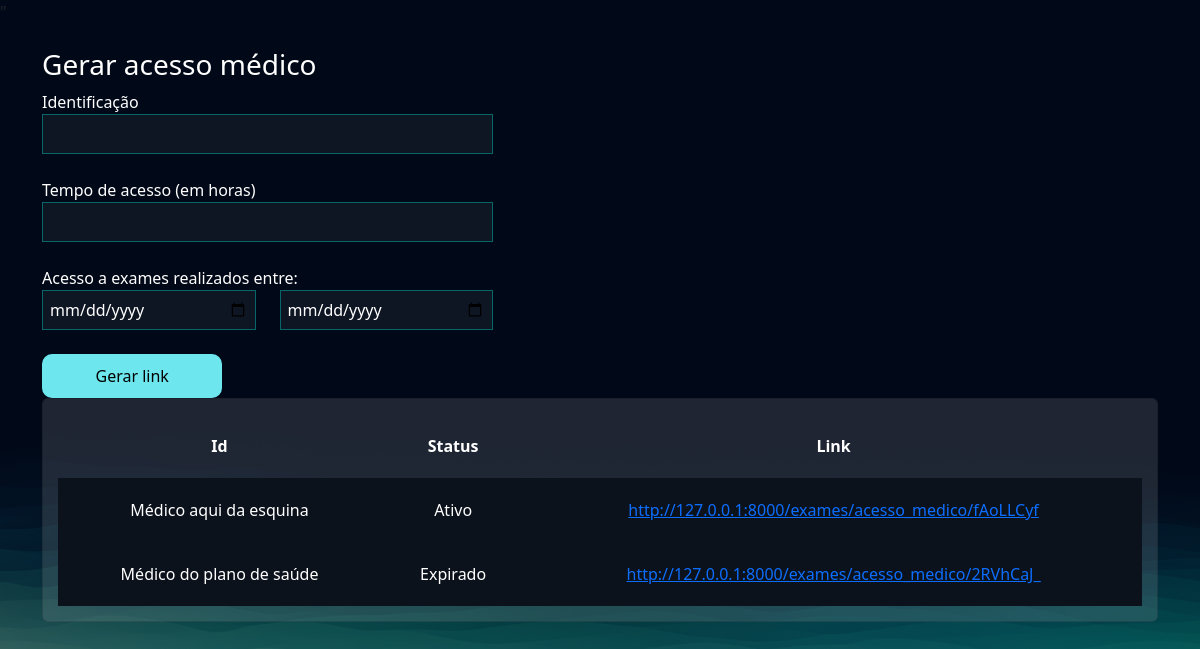
/exames/gerar_acesso_medico/ (signed in), run on the app's committed database.
### exames/models.py (models this page shows, shortened)
class AcessoMedico(models.Model):
    usuario = models.ForeignKey(User, on_delete=models.DO_NOTHING)
    identificacao = models.CharField(max_length=50)
    tempo_de_acesso = models.IntegerField() # Em horas
    criado_em = models.DateTimeField()
    data_exames_iniciais = models.DateField()
    data_exames_finais = models.DateField()
    token = models.CharField(max_length=20, null=True, blank=True)
    @property
    def status(self):
        return 'Expirado' if timezone.now() > (self.criado_em + timedelta(hours=self.tempo_de_acesso)) else 'Ativo'
    @property
    def url(self):
        return f'http://127.0.0.1:8000/exames/acesso_medico/{self.token}'

### exames/views.py (the view, shortened to what this page needs)
# urls.py: path('gerar_acesso_medico/', views.gerar_acesso_medico, name="gerar_acesso_medico"),
@login_required
def gerar_acesso_medico(request):
    if request.method == 'GET':
        acesso_medico = AcessoMedico.objects.filter(usuario=request.user)
        return render(request, 'gerar_acesso_medico.html', {'acesso_medico': acesso_medico})

### exames/templates/gerar_acesso_medico.html (shortened to what this page needs)
{% extends "bases/base.html" %}
{% load static %}
{% block 'head' %}
    <link href="{% static 'exames/css/css.css' %}" rel="stylesheet">
    <link href="{% static 'exames/css/gerenciar_pedidos.css' %}" rel="stylesheet">
{% endblock 'head' %}
{% block 'conteudo' %}
    <br>
    <br>
    <div class="container">
        <div class="row">
            <div class="col-md-5">
                <h3>Gerar acesso médico</h3>
                <form action="{% url "gerar_acesso_medico" %}" method="POST">{% csrf_token %}
                    <label for="">Identificação</label>
                    <br>
                    <input style="width: 100%" type="text" name="identificacao" id="" class="input-default">
                    <br>
                    <br>
                    <label for="">Tempo de acesso (em horas)</label>
                    <br>
                    <input style="width: 100%" type="number" name="tempo_de_acesso" id="" class="input-default">
                    <br>
                    <br>
                    <div class="row">
                        <label for="">Acesso a exames realizados entre:</label>
                        <div class="col-md">
                            <input style="width: 100%" type="date" name="data_exame_inicial" id="" class="input-default">
                        </div>
                        <div class="col-md">
                            <input style="width: 100%" type="date" name="data_exame_final" id="" class="input-default">
                            <br>
                            <br>
                        </div>
                    </div>
                    <input style="width: 40%" type="submit" class="btn-default" value="Gerar link">
                </form>
            </div>
            <div class="col-md">
                <div class="card">
                    <table style="text-align: center">
                        <tr>
                          <th>Id</th>
                          <th>Status</th>
                          <th>Link</th>
                        </tr>
                        {% for acesso in acesso_medico %}
                            <tr class="linha-tabela">
                                <td>{{acesso.identificacao}}</td>
                                <td>{{acesso.status}}</td>
                                <td><a href="{{acesso.url}}">{{acesso.url}}</a></td>
                            </tr>
                        {% endfor %}
                    </table>
                </div>
            </div>
        </div>
    </div>
{% endblock 'conteudo' %}

### templates/static/geral/css/base.css (style rules this page uses)
:root { --main-color: #151C34; --dark-color: #0C121C ; --light-color: #6DE6EE; --contrast-color: #f4c96b; --differential-color: #066668; }
* { color: white }
.input-default { background-color: rgba(255,255,255,0.05); border: 1px solid var(--differential-color); padding: 7px; width: 50%; }
.btn-default { background-color: var(--light-color); color: black; width: 15%; padding: 10px; border: none; border-radius: 10px; }

### templates/static/exames/css/css.css (style rules this page uses)
body { background-image: url('/static/geral/img/bg2.png'); background-size: cover; }
.card { background-color: rgba(217, 217, 217, .14); color: white; padding: 15px; }

### templates/static/exames/css/gerenciar_pedidos.css (style rules this page uses)
.linha-tabela { background-color: var(--dark-color); height: 20px; }
td, th { padding: 20px; }

### data on the page
AcessoMedico: identificacao "Médico aqui da esquina", status "Ativo", url "http://127.0.0.1:8000/exames/acesso_medico/fAoLLCyf"
AcessoMedico: identificacao "Médico do plano de saúde", status "Expirado", url "http://127.0.0.1:8000/exames/acesso_medico/2RVhCaJ_"
